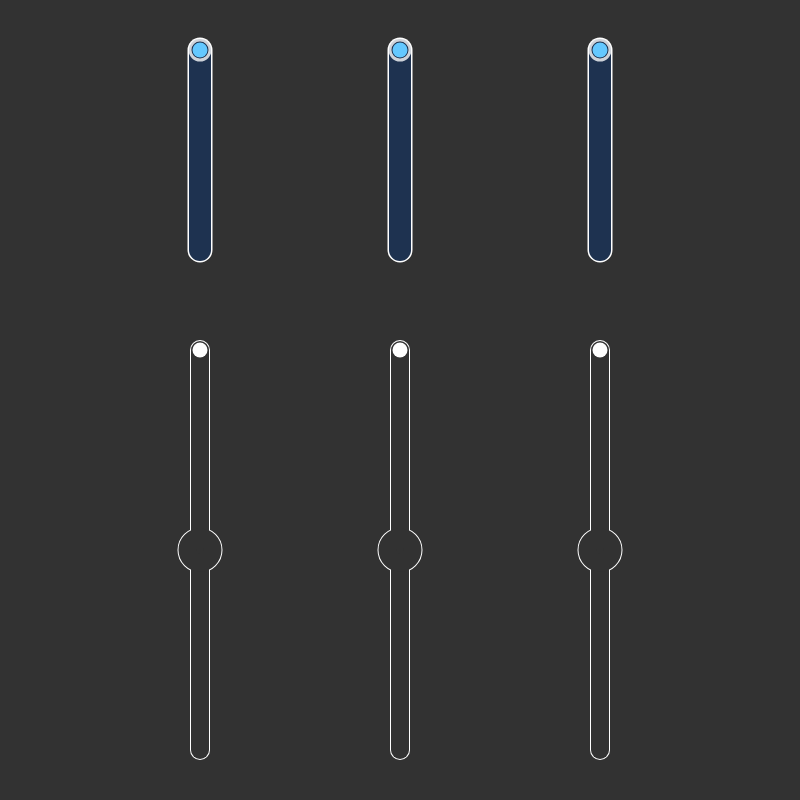
Frame 1 (no input)
Frame 60 (no input): identical to frame 1, image omitted
Frame 120 (the mouse pressed at the canvas centre since frame 60): identical to frame 1, image omitted

The p5.js sketch that drew this single still picture (run headless with seeded random() and noise() and a simulated clock; from frame 60 on, the mouse is pressed at the canvas centre):

// p5.js sketch
// ── sketch.js
function setup() {
  createCanvas(800,800)
}


var indicator = 50


var input1X = 200
var input1Y = 50

var dragging1 = false

var input2X = 400
var input2Y = 50

var dragging2 = false

var input3X = 600
var input3Y = 50

var dragging3 = false

//These seem mostly relevant for "free" rotor scale
var anchorRadius
var anchorTheta
var scaleFactor
var offsetTheta

var mouseTheta


var anchorX
var anchorY



//output may be driven by translation, or rotor/scaling 
var output1X = 200
var output1Y = 350

var output2X = 400
var output2Y = 350

var output3X = 600
var output3Y = 350

//home positions to which manipulations are applied (may be cartesian or polar, depending on which input is getting dragged)
var homePos1
var homePos2
var homePos3
var homePos4




function draw() {
	background(indicator)

	/*
	noFill()
	stroke(200)
	strokeWeight(1)
	line(0,height/2,width,height/2)
	line(width/2,0,width/2,height)
	ellipse(width/2,height/2,200,200)
	*/

	//mazes
	stroke(255)
	noFill()
	strokeWeight(20)
	line(200,750,200,350)
	ellipse(200,550,25,25)


	stroke(indicator)
	strokeWeight(18)
	line(200,750,200,350)
	ellipse(200,550,25,25)


	stroke(255)
	noFill()
	strokeWeight(20)
	line(400,750,400,350)
	ellipse(400,550,25,25)


	stroke(indicator)
	strokeWeight(18)
	line(400,750,400,350)
	ellipse(400,550,25,25)



	stroke(255)
	noFill()
	strokeWeight(20)
	line(600,750,600,350)
	ellipse(600,550,25,25)


	stroke(indicator)
	strokeWeight(18)
	line(600,750,600,350)
	ellipse(600,550,25,25)





	//Upper slots
	stroke(255)
	noFill()
	strokeWeight(25)
	line(200,50,200,250)
	stroke(30,50,80)
	strokeWeight(22)
	line(200,50,200,250)

	stroke(255)
	noFill()
	strokeWeight(25)
	line(400,50,400,250)
	stroke(30,50,80)
	strokeWeight(22)
	line(400,50,400,250)

	stroke(255)
	noFill()
	strokeWeight(25)
	line(600,50,600,250)
	stroke(30,50,80)
	strokeWeight(22)
	line(600,50,600,250)


	if(dragging1){


		if(mouseY<50){
			input1Y = 50
		}else if(mouseY>250){
			input1Y = 250
		}else{
			input1Y = mouseY
		}
	

		output2X = homePos1 + (input1X-anchorX)
		output2Y = homePos2 + (input1Y-anchorY)

		output3X = homePos3 + (input1X-anchorX)
		output3Y = homePos4 + (input1Y-anchorY)


		push()


			fill(0,0,255,10)
			noStroke()
			rect(0,0,width,height)

			translate(input1X-anchorX,input1Y-anchorY)

			noFill()
			stroke(100,200,255,150)
			strokeWeight(1)
			for(i=-20;i<20;i++){
				line(-width,75*i,width*2,75*i)
				line(75*i,-height,75*i,height*2)
			}		

		pop()


	}

	if(dragging2){



		if(mouseY<50){
			input2Y = 50
		}else if(mouseY>250){
			input2Y = 250
		}else{
			input2Y = mouseY
		}
	

		output1X = homePos1 + (input2X-anchorX)
		output1Y = homePos2 + (input2Y-anchorY)

		output3X = homePos3 + (input2X-anchorX)
		output3Y = homePos4 + (input2Y-anchorY)


		push()


			fill(0,0,255,10)
			noStroke()
			rect(0,0,width,height)

			translate(input2X-anchorX,input2Y-anchorY)

			noFill()
			stroke(100,200,255,150)
			strokeWeight(1)
			for(i=-20;i<20;i++){
				line(-width,75*i,width*2,75*i)
				line(75*i,-height,75*i,height*2)
			}		

		pop()


	}

	if(dragging3){


		if(mouseY<50){
			input3Y = 50
		}else if(mouseY>250){
			input3Y = 250
		}else{
			input3Y = mouseY
		}
	

		output1X = homePos1 + (input3X-anchorX)
		output1Y = homePos2 + (input3Y-anchorY)

		output2X = homePos3 + (input3X-anchorX)
		output2Y = homePos4 + (input3Y-anchorY)


		push()


			fill(0,0,255,10)
			noStroke()
			rect(0,0,width,height)

			translate(input3X-anchorX,input3Y-anchorY)

			noFill()
			stroke(100,200,255,150)
			strokeWeight(1)
			for(i=-20;i<20;i++){
				line(-width,75*i,width*2,75*i)
				line(75*i,-height,75*i,height*2)
			}		

		pop()


	}





	noStroke()
	fill(100,200,255)
	ellipse(input1X,input1Y,15,15)
	noFill()
	stroke(255,200)
	strokeWeight(3)
	ellipse(input1X,input1Y,20,20)

	noStroke()
	fill(100,200,255)
	ellipse(input2X,input2Y,15,15)
	noFill()
	stroke(255,200)
	strokeWeight(3)
	ellipse(input2X,input2Y,20,20)

	noStroke()
	fill(100,200,255)
	ellipse(input3X,input3Y,15,15)
	noFill()
	stroke(255,200)
	strokeWeight(3)
	ellipse(input3X,input3Y,20,20)





	noStroke()
	fill(255)
	ellipse(output1X,output1Y,15,15)
	ellipse(output2X,output2Y,15,15)
	ellipse(output3X,output3Y,15,15)


}


function touchStarted() {
	if(dist(mouseX,mouseY,input1X,input1Y)<25){
		dragging1 = true
		anchorX = input1X
		anchorY = input1Y
		homePos1 = output2X
		homePos2 = output2Y
		homePos3 = output3X
		homePos4 = output3Y
	}else if(dist(mouseX,mouseY,input2X,input2Y)<25){
		dragging2 = true
		anchorX = input2X
		anchorY = input2Y
		homePos1 = output1X
		homePos2 = output1Y
		homePos3 = output3X
		homePos4 = output3Y
	}else if(dist(mouseX,mouseY,input3X,input3Y)<25){
		dragging3 = true
		anchorX = input3X
		anchorY = input3Y
		homePos1 = output1X
		homePos2 = output1Y
		homePos3 = output2X
		homePos4 = output2Y
	}
}

function touchMoved() {
	return false
}

function touchEnded(){
	dragging1 = false
	dragging2 = false
	dragging3 = false
}
